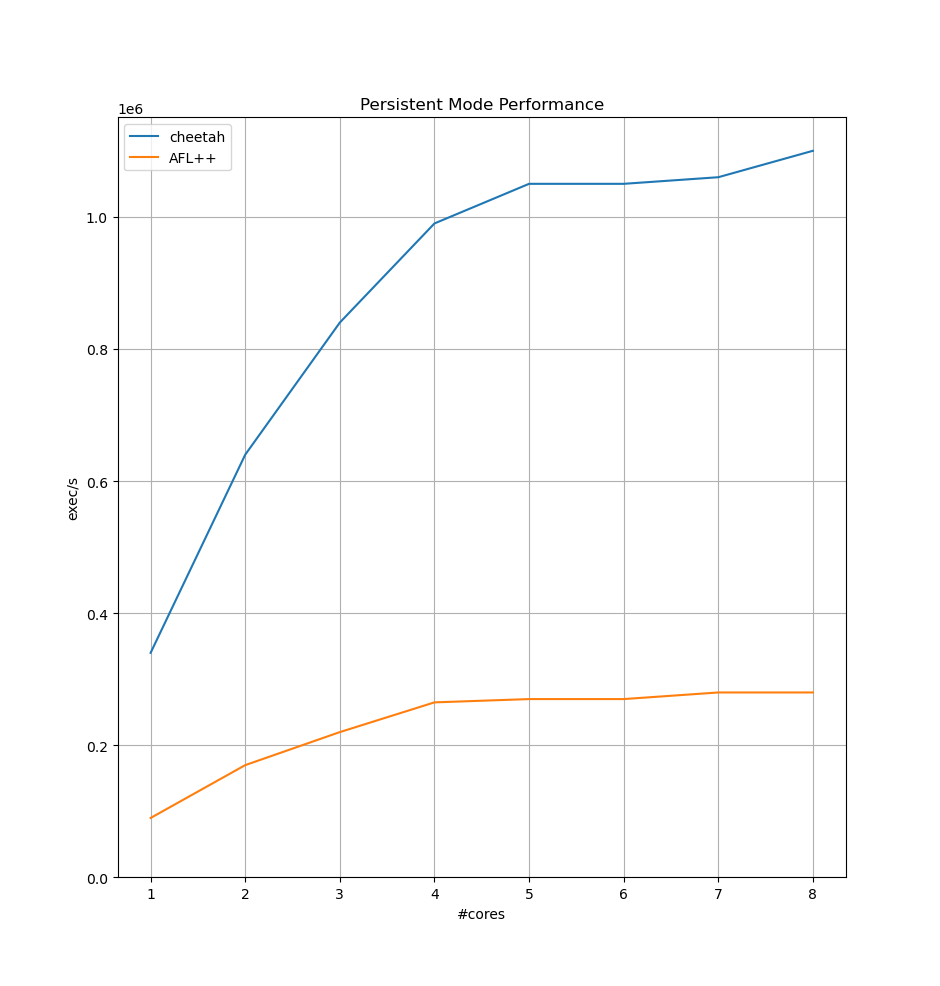

This chart was generated by the following Python code:
#!/usr/bin/env python3

import matplotlib.pyplot as plt


LIBRUNTIME = [
    340000,
    640000,
    840000,
    990000,
    1050000,
    1050000,
    1060000,
    1100000,
]
AFLPP = [
    90000,
    170000,
    220000,
    265000,
    270000,
    270000,
    280000,
    280000,
]
x = list(range(1, len(LIBRUNTIME) + 1))

fig, ax = plt.subplots()

ax.plot(x, LIBRUNTIME, label="cheetah")
ax.plot(x, AFLPP, label="AFL++")
ax.set_ylim(bottom=0)

plt.title("Persistent Mode Performance")
plt.xlabel("#cores")
plt.ylabel("exec/s")
plt.xticks(x)
plt.legend(loc="upper left")
plt.grid()
plt.show()
